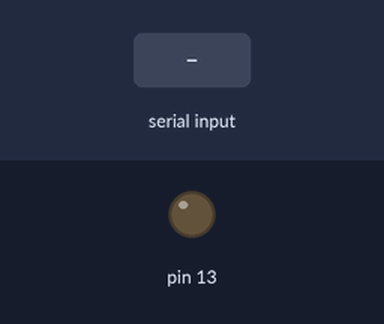
The sketch below on a simulated Arduino Uno, built with avr-gcc and run on an emulated ATmega328P. Parts: output pins drawn as LEDs (lit = HIGH). Inputs (shaded band) come from the test bench.

Above: at 1.2 s.
1.3 s: "u" received over Serial
At 2.1 s:
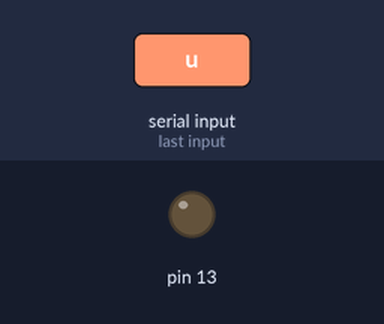
2.9 s: "d" received over Serial
At 3.3 s:
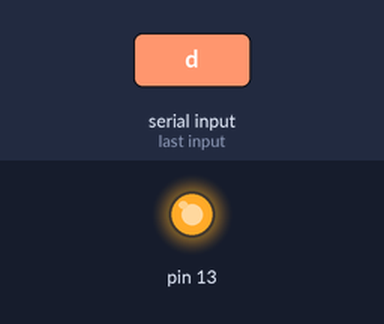
Timing chart, 0 to 6.4 s (numbered marks = the images above; inputs shaded):
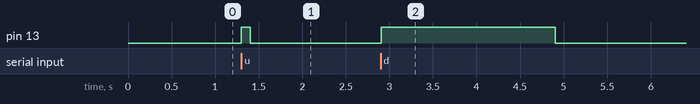

Measured:
- after the input at 1.3 s, pin 13: LOW → HIGH at once, → LOW 0.10 s later
- after the input at 2.9 s, pin 13: LOW → HIGH at once, → LOW 2.0 s later

The sketch:

Reciever.ino
```cpp
void setup() {
  // put your setup code here, to run once:
  Serial.begin(9600);
  pinMode(13, OUTPUT);
}

void loop() {
  // put your main code here, to run repeatedly:
  while (Serial.available() > 0) {
    char c = Serial.read();
    char mode = 1;

    if(c == 'u')
    {
      digitalWrite(13, HIGH);
      delay(100);
      digitalWrite(13, LOW);
    }
    else if(c == 'd')
    {
      digitalWrite(13, HIGH);
      delay(2000);
      digitalWrite(13, LOW);
    }
  }
  delay(10);
}
```
